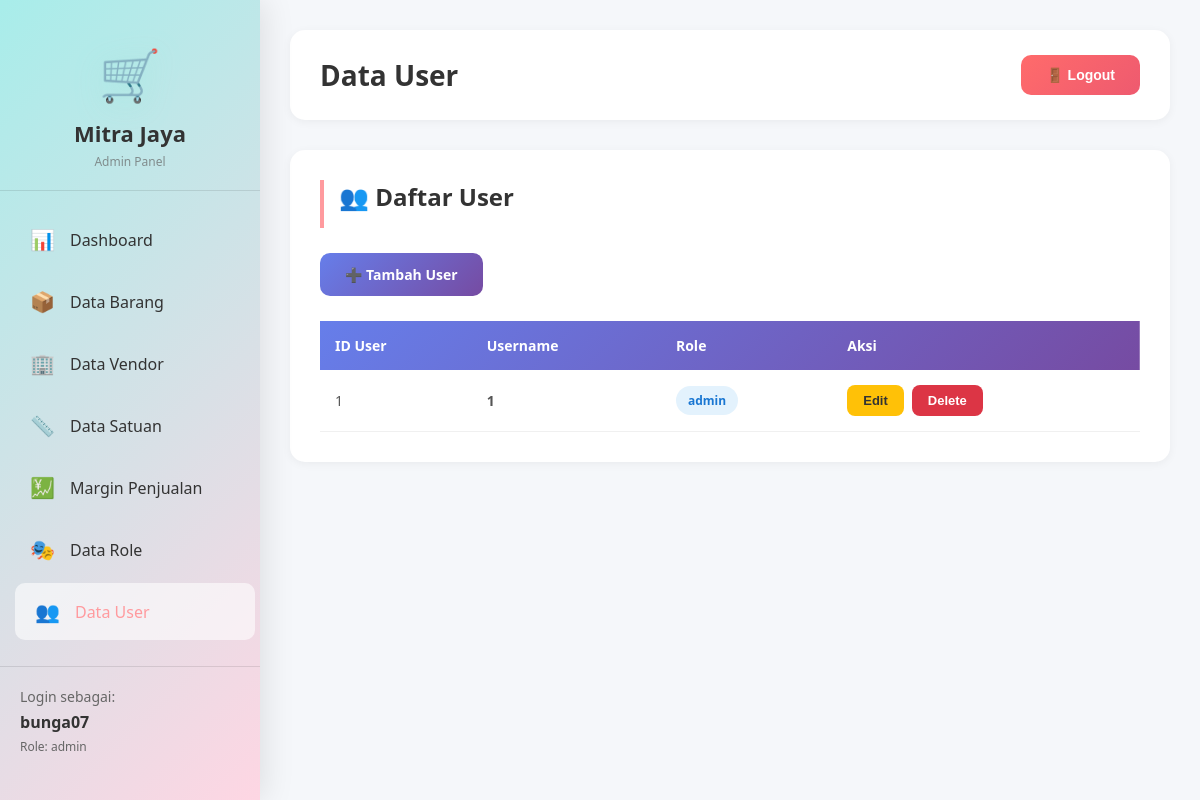
Page /user/indexuser.php (signed in) on the committed database.
### tables this page shows
CREATE TABLE `role` (
  `idrole` int(11) NOT NULL AUTO_INCREMENT,
  `nama_role` varchar(100) NOT NULL,
  PRIMARY KEY (`idrole`)
);

### user/indexuser.php (the view, shortened to what this page needs)
<?php
$is_super_admin = ($_SESSION['role_id'] == 2);
$host = 'localhost';
$dbname = 'db_mitrajayasupermarket';
$db_username = 'root';
$db_password = '';
$users = [];
try {
    $conn = new PDO("mysql:host=$host;dbname=$dbname", $db_username, $db_password);
    $conn->setAttribute(PDO::ATTR_ERRMODE, PDO::ERRMODE_EXCEPTION);
    $sql = "SELECT u.iduser, u.username, u.idrole, r.nama_role
            FROM view_user u
            LEFT JOIN role r ON u.idrole = r.idrole
            ORDER BY u.iduser DESC";
    $stmt = $conn->query($sql);
    $users = $stmt->fetchAll(PDO::FETCH_ASSOC);
} catch(PDOException $e) {
    $error = "Error: " . $e->getMessage();
    echo "<script>console.log('Database Error: " . addslashes($e->getMessage()) . "');</script>";
}
$sidebar_content = '
<div class="logo">
    <div class="logo-icon">🛒</div>
    <h2>Mitra Jaya</h2>
    <p>' . ($is_super_admin ? 'Super Admin Panel' : 'Admin Panel') . '</p>
</div>
<ul class="menu">
    <li>
        <a href="../dashboard/' . ($is_super_admin ? 'dashboardsuperadmin.php' : 'dashboardadmin.php') . '">
            <span class="menu-icon">📊</span> Dashboard
        </a>
    </li>
    ' . ($is_super_admin ? '<li><a href="../kartu_stok/indexkartustok.php"><span class="menu-icon">📋</span> Kartu Stok</a></li><div class="menu-section">Data Master</div>' : '') . '
    <li><a href="../barang/indexbarang.php"><span class="menu-icon">📦</span> Data Barang</a></li>
    <li><a href="../vendor/indexvendor.php"><span class="menu-icon">🏢</span> Data Vendor</a></li>
    <li><a href="../satuan/indexsatuan.php"><span class="menu-icon">📏</span> Data Satuan</a></li>
    <li><a href="../margin_penjualan/indexmargin.php"><span class="menu-icon">💹</span> Margin Penjualan</a></li>
    <li><a href="../role/indexrole.php"><span class="menu-icon">🎭</span> Data Role</a></li>
    <li><a href="indexuser.php" class="active"><span class="menu-icon">👥</span> Data User</a></li>
    ' . ($is_super_admin ? '
    <div class="menu-section">Transaksi</div>
    <li><a href="../penjualan/indexpenjualan.php"><span class="menu-icon">💰</span> Data Penjualan</a></li>
    <li><a href="../penerimaan/indexpenerimaan.php"><span class="menu-icon">📥</span> Data Penerimaan</a></li>
    <li><a href="../pengadaan/indexpengadaan.php"><span class="menu-icon">🛍️</span> Data Pengadaan</a></li>
    <li><a href="../retur/indexretur.php"><span class="menu-icon">↩️</span> Data Retur</a></li>
    ' : '') . '
</ul>
<div class="user-info">
    <p>Login sebagai:</p>
    <strong>' . $_SESSION['username'] . '</strong>
    <p style="margin-top: 5px; font-size: 12px;">Role: ' . $_SESSION['role_name'] . '</p>
</div>';
?>
<!DOCTYPE html>
<html lang="id">
<head>
</head>
<body>
    <div class="sidebar"><?php echo $sidebar_content; ?></div>
    <div class="main-content">
        <div class="header">
            <h1>Data User</h1>
            <button class="btn btn-logout" onclick="window.location.href='../login/logout.php'">🚪 Logout</button>
        </div>
        <div class="content-card">
            <h2 class="page-title">👥 Daftar User</h2>
            <div class="toolbar">
                <a href="createuser.php" class="btn btn-primary">➕ Tambah User</a>
            </div>
            <?php if (empty($users)): ?>
                <div class="empty-state"><div class="empty-state-icon">👥</div><h3>Tidak ada data user</h3><p>Silakan tambahkan user baru</p></div>
            <?php else: ?>
                <table>
                    <thead><tr><th>ID User</th><th>Username</th><th>Role</th><th>Aksi</th></tr></thead>
                    <tbody>
                        <?php foreach ($users as $user): ?>
                        <?php
                            $roleClass = 'role-admin';
                            $roleName = $user['nama_role'] ?? 'Tidak ada role';
                        ?>
                        <tr>
                            <td><?php echo $user['iduser']; ?></td>
                            <td><strong><?php echo htmlspecialchars($user['username']); ?></strong></td>
                            <td><span class="role-badge <?php echo $roleClass; ?>"><?php echo htmlspecialchars($roleName); ?></span></td>
                            <td>
                                <div class="action-buttons">
                                    <button class="btn-edit" onclick="window.location.href='updateuser.php?id=<?php echo $user['iduser']; ?>'">Edit</button>
                                    <button class="btn-delete" onclick="confirmDelete(<?php echo $user['iduser']; ?>, '<?php echo htmlspecialchars($user['username']); ?>')">Delete</button>
                                </div>
                            </td>
                        </tr>
                        <?php endforeach; ?>
                    </tbody>
                </table>
            <?php endif; ?>
        </div>
    </div>
</body>
</html>

### user/indexuser.php (style rules this page uses)
* { margin: 0; padding: 0; box-sizing: border-box; }
body { font-family: 'Segoe UI', Tahoma, Geneva, Verdana, sans-serif; background: #f5f7fa; display: flex; }
.sidebar { width: 260px; background: linear-gradient(135deg, #a8edea 0%, #fed6e3 100%); min-height: 100vh; height: 100vh; color: #333; padding: 20px 0; position: fixed; left: 0; top: 0; box-shadow: 4px 0 30px rgba(0, 0, 0, 0.1); overflow-y: auto; display: flex; flex-direction: column; }
.logo { text-align: center; padding: 20px; border-bottom: 1px solid rgba(0,0,0,0.1); margin-bottom: 20px; }
.logo-icon { font-size: 50px; margin-bottom: 10px; filter: drop-shadow(0 5px 15px rgba(116, 235, 213, 0.3)); }
.logo h2 { font-size: 22px; margin-bottom: 5px; color: #333; }
.logo p { font-size: 12px; opacity: 0.7; color: #666; }
.menu { list-style: none; padding: 0 10px; }
.menu li { margin-bottom: 5px; }
.menu a { display: flex; align-items: center; padding: 15px 20px; color: #333; text-decoration: none; border-radius: 10px; transition: all 0.3s ease; font-weight: 500; }
.menu a:hover, .menu a.active { background: rgba(255,255,255,0.6); color: #ff9a9e; transform: translateX(5px); }
.menu-icon { margin-right: 15px; font-size: 20px; }
.user-info { padding: 20px; border-top: 1px solid rgba(0,0,0,0.1); margin-top: auto; }
.user-info p { font-size: 14px; margin-bottom: 5px; color: #666; }
.user-info strong { font-size: 16px; color: #333; }
.main-content { margin-left: 260px; flex: 1; padding: 30px; }
.header { background: white; padding: 25px 30px; border-radius: 15px; box-shadow: 0 2px 10px rgba(0,0,0,0.05); margin-bottom: 30px; display: flex; justify-content: space-between; align-items: center; }
.header h1 { color: #333; font-size: 28px; }
.btn { border: none; padding: 12px 25px; border-radius: 10px; cursor: pointer; font-size: 14px; font-weight: 600; transition: all 0.3s ease; text-decoration: none; display: inline-flex; align-items: center; gap: 8px; }
.btn-primary { background: linear-gradient(135deg, #667eea 0%, #764ba2 100%); color: white; }
.btn-logout { background: linear-gradient(135deg, #ff6b6b, #ee5a6f); color: white; }
.content-card { background: white; padding: 30px; border-radius: 15px; box-shadow: 0 2px 10px rgba(0,0,0,0.05); }
.page-title { font-size: 24px; color: #333; margin-bottom: 25px; padding-bottom: 15px; border-left: 4px solid #ff9a9e; padding-left: 15px; }
.toolbar { display: flex; justify-content: space-between; align-items: center; margin-bottom: 25px; gap: 15px; flex-wrap: wrap; }
table { width: 100%; border-collapse: collapse; margin-top: 20px; }
thead { background: linear-gradient(135deg, #667eea 0%, #764ba2 100%); color: white; }
th { padding: 15px; text-align: left; font-weight: 600; font-size: 14px; }
td { padding: 15px; border-bottom: 1px solid #f0f0f0; font-size: 14px; color: #555; }
.role-badge { padding: 6px 12px; border-radius: 20px; font-size: 12px; font-weight: 600; display: inline-block; }
.role-admin { background: #e3f2fd; color: #1976d2; }
.action-buttons { display: flex; gap: 8px; }
.btn-edit { background: #ffc107; color: #333; border: none; padding: 8px 16px; border-radius: 8px; cursor: pointer; font-size: 13px; font-weight: 600; transition: all 0.3s ease; }
.btn-delete { background: #dc3545; color: white; border: none; padding: 8px 16px; border-radius: 8px; cursor: pointer; font-size: 13px; font-weight: 600; transition: all 0.3s ease; }

### rows in the picture
role: iduser "1", username "1", nama_role "admin"

### other values in the picture
$_SESSION['username'] "bunga07"
$_SESSION['role_name'] "admin"
